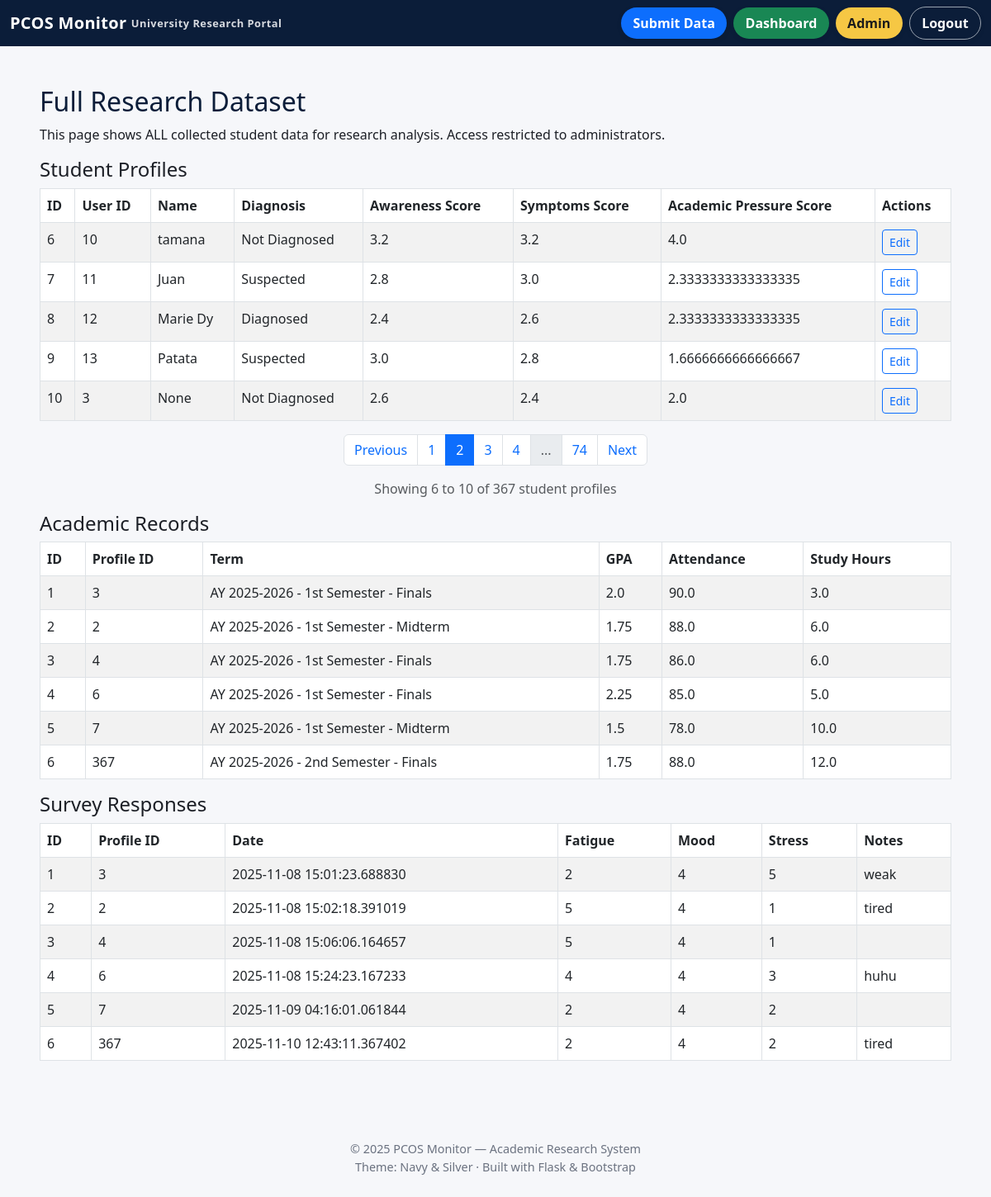
/admin/data?page=2 (signed in), run on the app's committed database.
### app/models.py (models this page shows)
class StudentProfile(db.Model):
    __tablename__ = "student_profiles"
    id = db.Column(db.Integer, primary_key=True)
    user_id = db.Column(db.Integer, db.ForeignKey("users.id"), nullable=False)
    name = db.Column(db.String(120))
    age = db.Column(db.Integer)
    degree_program = db.Column(db.String(120))
    consent = db.Column(db.Boolean, default=False)
    user = db.relationship("User", back_populates="profile")
    academic_records = db.relationship("AcademicRecord", back_populates="profile", cascade="all, delete-orphan")
    survey_responses = db.relationship("SurveyResponse", back_populates="profile", cascade="all, delete-orphan")
    clinical_diagnosis = db.Column(db.String(50))
    pcos_awareness_score = db.Column(db.Float)
    pcos_symptoms_score = db.Column(db.Float)
    academic_pressure_score = db.Column(db.Float)
    awareness_1 = db.Column(db.Integer)
    awareness_2 = db.Column(db.Integer)
    awareness_3 = db.Column(db.Integer)
    awareness_4 = db.Column(db.Integer)
    awareness_5 = db.Column(db.Integer)
    academic_1 = db.Column(db.Integer)
    academic_2 = db.Column(db.Integer)
    academic_3 = db.Column(db.Integer)
    symptoms_1 = db.Column(db.Integer)
    symptoms_2 = db.Column(db.Integer)
    symptoms_3 = db.Column(db.Integer)
    symptoms_4 = db.Column(db.Integer)
    symptoms_5 = db.Column(db.Integer)

class AcademicRecord(db.Model):
    __tablename__ = "academic_records"
    id = db.Column(db.Integer, primary_key=True)
    profile_id = db.Column(db.Integer, db.ForeignKey("student_profiles.id"), nullable=False)
    term = db.Column(db.String(50))
    gpa = db.Column(db.Float)
    attendance_percent = db.Column(db.Float)
    study_hours_per_week = db.Column(db.Float)
    created_at = db.Column(db.DateTime, default=datetime.utcnow)
    profile = db.relationship("StudentProfile", back_populates="academic_records")

class SurveyResponse(db.Model):
    __tablename__ = "survey_responses"
    id = db.Column(db.Integer, primary_key=True)
    profile_id = db.Column(db.Integer, db.ForeignKey("student_profiles.id"), nullable=False)
    date = db.Column(db.DateTime, default=datetime.utcnow)
    fatigue = db.Column(db.Integer)
    irregular_menstruation = db.Column(db.Boolean)
    mood_swings = db.Column(db.Integer)
    acne = db.Column(db.Boolean)
    sleep_quality = db.Column(db.Integer)
    perceived_academic_stress = db.Column(db.Integer)
    notes = db.Column(db.Text)
    profile = db.relationship("StudentProfile", back_populates="survey_responses")

### app/admin.py (the view)
@admin_bp.route("/data")
@login_required
def view_data():
    if not current_user.is_admin:
        return "Access denied", 403
    from .models import StudentProfile, AcademicRecord, SurveyResponse
    page = request.args.get('page', 1, type=int)
    per_page = 5
    profiles_pagination = StudentProfile.query.paginate(page=page, per_page=per_page, error_out=False)
    profiles = profiles_pagination.items
    academic = AcademicRecord.query.all()
    surveys = SurveyResponse.query.all()
    return render_template("admin_data.html", profiles=profiles, academic=academic, surveys=surveys, pagination=profiles_pagination)

### app/main.py (called while the page is built)
def require_baseline():
    if request.endpoint in ["main.index", "main.profile_setup"]:
        return
    if current_user.is_authenticated:
        profile = current_user.profile
        if profile and profile.awareness_1 is None:
            return redirect(url_for("main.profile_setup"))

@main_bp.before_app_request
def before_request_func():
    return require_baseline()

### app/models.py (called while the page is built)
@login_manager.user_loader
def load_user(user_id):
    return User.query.get(int(user_id))

### app/templates/admin_data.html
{% extends "base.html" %}
{% block content %}
<h2>Full Research Dataset</h2>
<p>This page shows ALL collected student data for research analysis. Access restricted to administrators.</p>
<h4>Student Profiles</h4>
<table class="table table-bordered table-striped">
  <thead>
    <tr>
      <th>ID</th>
      <th>User ID</th>
      <th>Name</th>
      <th>Diagnosis</th>
      <th>Awareness Score</th>
      <th>Symptoms Score</th>
      <th>Academic Pressure Score</th>
      <th>Actions</th>
    </tr>
  </thead>
  <tbody>
    {% for p in profiles %}
    <tr>
      <td>{{ p.id }}</td>
      <td>{{ p.user_id }}</td>
      <td>{{ p.name }}</td>
      <td>{{ p.clinical_diagnosis }}</td>
      <td>{{ p.pcos_awareness_score }}</td>
      <td>{{ p.pcos_symptoms_score }}</td>
      <td>{{ p.academic_pressure_score }}</td>
      <td>
        <a class="btn btn-sm btn-outline-primary" href="{{ url_for('admin.edit_profile', profile_id=p.id) }}">Edit</a>
      </td>
    </tr>
    {% endfor %}
  </tbody>
</table>
<nav aria-label="Student profiles pagination">
  <ul class="pagination justify-content-center">
    {% if pagination.has_prev %}
    <li class="page-item">
      <a class="page-link" href="{{ url_for('admin.view_data', page=pagination.prev_num) }}">Previous</a>
    </li>
    {% else %}
    <li class="page-item disabled">
      <span class="page-link">Previous</span>
    </li>
    {% endif %}
    {% for page_num in pagination.iter_pages(left_edge=1, right_edge=1, left_current=1, right_current=2) %}
      {% if page_num %}
        {% if page_num == pagination.page %}
        <li class="page-item active">
          <span class="page-link">{{ page_num }}</span>
        </li>
        {% else %}
        <li class="page-item">
          <a class="page-link" href="{{ url_for('admin.view_data', page=page_num) }}">{{ page_num }}</a>
        </li>
        {% endif %}
      {% else %}
        <li class="page-item disabled">
          <span class="page-link">...</span>
        </li>
      {% endif %}
    {% endfor %}
    {% if pagination.has_next %}
    <li class="page-item">
      <a class="page-link" href="{{ url_for('admin.view_data', page=pagination.next_num) }}">Next</a>
    </li>
    {% else %}
    <li class="page-item disabled">
      <span class="page-link">Next</span>
    </li>
    {% endif %}
  </ul>
</nav>
<p class="text-center text-muted">
  Showing {{ (pagination.page - 1) * pagination.per_page + 1 }} to
  {{ [pagination.page * pagination.per_page, pagination.total] | min }} of
  {{ pagination.total }} student profiles
</p>
<h4>Academic Records</h4>
<table class="table table-bordered table-striped">
  <thead><tr><th>ID</th><th>Profile ID</th><th>Term</th><th>GPA</th><th>Attendance</th><th>Study Hours</th></tr></thead>
  <tbody>
    {% for a in academic %}
    <tr>
      <td>{{ a.id }}</td>
      <td>{{ a.profile_id }}</td>
      <td>{{ a.term }}</td>
      <td>{{ a.gpa }}</td>
      <td>{{ a.attendance_percent }}</td>
      <td>{{ a.study_hours_per_week }}</td>
    </tr>
    {% endfor %}
  </tbody>
</table>
<h4>Survey Responses</h4>
<table class="table table-bordered table-striped">
  <thead><tr><th>ID</th><th>Profile ID</th><th>Date</th><th>Fatigue</th><th>Mood</th><th>Stress</th><th>Notes</th></tr></thead>
  <tbody>
    {% for s in surveys %}
    <tr>
      <td>{{ s.id }}</td>
      <td>{{ s.profile_id }}</td>
      <td>{{ s.date }}</td>
      <td>{{ s.fatigue }}</td>
      <td>{{ s.mood_swings }}</td>
      <td>{{ s.perceived_academic_stress }}</td>
      <td>{{ s.notes }}</td>
    </tr>
    {% endfor %}
  </tbody>
</table>
{% endblock %}

### app/templates/base.html (style rules this page uses)
:root { --navy: #0B1D39; --navy-600: #11294F; --silver: #D6D9DF; --light-bg: #F6F7FA; --text: #1C1F26; --muted: #6B7280; --pill-blue: #0d6efd; --pill-green: #198754; --pill-yellow: #f6c744; }
body { background: var(--light-bg); color: var(--text); }
h1,h2,h3 { color: var(--navy); }

### data on the page
StudentProfile: id "6", user_id "10", name "tamana", clinical_diagnosis "Not Diagnosed", pcos_awareness_score "3.2", pcos_symptoms_score "3.2", academic_pressure_score "4.0"
StudentProfile: id "7", user_id "11", name "Juan", clinical_diagnosis "Suspected", pcos_awareness_score "2.8", pcos_symptoms_score "3.0", academic_pressure_score "2.3333333333333335"
StudentProfile: id "8", user_id "12", name "Marie Dy", clinical_diagnosis "Diagnosed", pcos_awareness_score "2.4", pcos_symptoms_score "2.6", academic_pressure_score "2.3333333333333335"
StudentProfile: id "9", user_id "13", name "Patata", clinical_diagnosis "Suspected", pcos_awareness_score "3.0", pcos_symptoms_score "2.8", academic_pressure_score "1.6666666666666667"
StudentProfile: id "10", user_id "3", name "None", clinical_diagnosis "Not Diagnosed", pcos_awareness_score "2.6", pcos_symptoms_score "2.4", academic_pressure_score "2.0"
AcademicRecord: id "1", profile_id "3", term "AY 2025-2026 - 1st Semester - Finals", gpa "2.0", attendance_percent "90.0", study_hours_per_week "3.0"
AcademicRecord: id "2", profile_id "2", term "AY 2025-2026 - 1st Semester - Midterm", gpa "1.75", attendance_percent "88.0", study_hours_per_week "6.0"
AcademicRecord: id "3", profile_id "4", term "AY 2025-2026 - 1st Semester - Finals", gpa "1.75", attendance_percent "86.0", study_hours_per_week "6.0"
AcademicRecord: id "4", profile_id "6", term "AY 2025-2026 - 1st Semester - Finals", gpa "2.25", attendance_percent "85.0", study_hours_per_week "5.0"
AcademicRecord: id "5", profile_id "7", term "AY 2025-2026 - 1st Semester - Midterm", gpa "1.5", attendance_percent "78.0", study_hours_per_week "10.0"
AcademicRecord: id "6", profile_id "367", term "AY 2025-2026 - 2nd Semester - Finals", gpa "1.75", attendance_percent "88.0", study_hours_per_week "12.0"
SurveyResponse: id "1", profile_id "3", date "2025-11-08 15:01:23.688830", fatigue "2", mood_swings "4", perceived_academic_stress "5", notes "weak"
SurveyResponse: id "2", profile_id "2", date "2025-11-08 15:02:18.391019", fatigue "5", mood_swings "4", perceived_academic_stress "1", notes "tired"
SurveyResponse: id "3", profile_id "4", date "2025-11-08 15:06:06.164657", fatigue "5", mood_swings "4", perceived_academic_stress "1"
SurveyResponse: id "4", profile_id "6", date "2025-11-08 15:24:23.167233", fatigue "4", mood_swings "4", perceived_academic_stress "3", notes "huhu"
SurveyResponse: id "5", profile_id "7", date "2025-11-09 04:16:01.061844", fatigue "2", mood_swings "4", perceived_academic_stress "2"
SurveyResponse: id "6", profile_id "367", date "2025-11-10 12:43:11.367402", fatigue "2", mood_swings "4", perceived_academic_stress "2", notes "tired"

### other printed values
{{ page_num }} "1" "3" "4" "74"
{{ page_num }} "2"
{{ (pagination.page - 1) * pagination.per_page + 1 }} "6"
{{ [pagination.page * pagination.per_page, pagination.total] | min }} "10"
{{ pagination.total }} "367"
{{ 2025 }} "2025"
